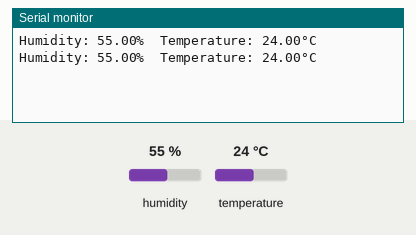
Recording of a sketch running on a simulated Arduino Uno, built with avr-gcc and run on an emulated ATmega328P. On the bench: the last lines printed to the serial monitor. The test bench sets the inputs (shaded band); at power-on: humidity 55 %, temperature 24 °C.

Above: at 4.8 s.
4.9 s: humidity set to 22 %
At 7.0 s:
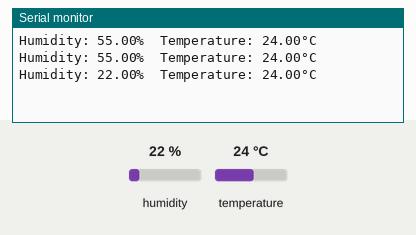
7.9 s: temperature set to 12 °C
At 8.9 s:
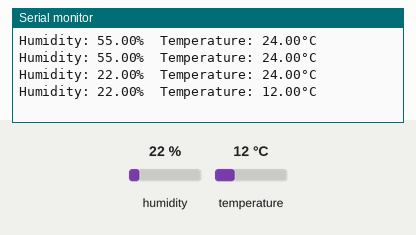
10.9 s: humidity set to 40 %
At 12.8 s:
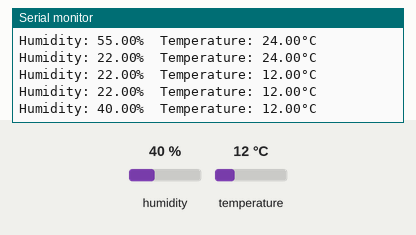
Timing chart, 0 to 14.3 s (numbered marks = the images above; inputs shaded):
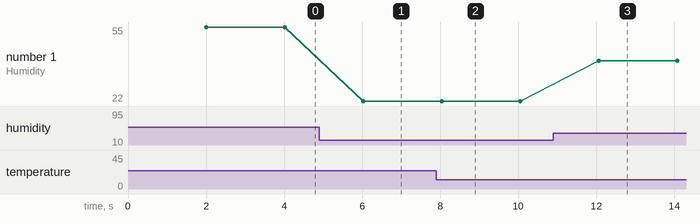

The sketch:

Tempratature_and_Humidity_sensror_interfacing.ino
```cpp
#include <DHT22.h>
//define pin no
#define data 2

DHT22 dht22(data);

void setup() {
  Serial.begin(9600);
}

void loop() {

delay(2000);
  float temperature = dht22.getTemperature();
  float humidity = dht22.getHumidity();

  Serial.print("Humidity: ");
  Serial.print(humidity);
  Serial.print("%\t");
  Serial.print("Temperature: ");
  Serial.print(temperature);
  Serial.println("°C");
}
```

Measured:
- after the input at 4.9 s, the serial monitor: prints a new line after 1.1 s (image 1)
- after the input at 7.9 s, the serial monitor: prints a new line after 0.14 s (image 2)
- after the input at 10.9 s, the serial monitor: prints a new line after 1.2 s (image 3)
- plotted number 1: 55 → 22 after the input at 4.9 s, 22 → 40 after the input at 10.9 s
